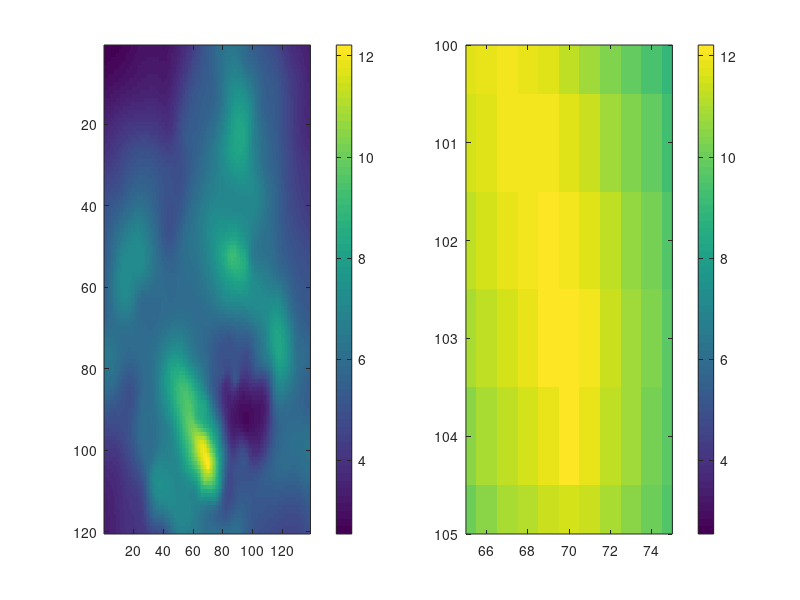

Write the MATLAB code that produced this figure.
clear
load markyta.txt;
printf('Highest altitude: %d m\n', round(max(max(markyta))));
subplot(1,2,1);
imagesc(markyta);
colorbar('EastOutside');
subplot(1,2,2);
imagesc(markyta);
axis([65 75 100 105]);
colorbar('EastOutside');
printf('Mean altitude of hill: %d m\n', round(mean(mean(markyta(100:105,65:75)))));
date = strftime("%s", localtime(time));
print(["hills-" date ".png"]);
